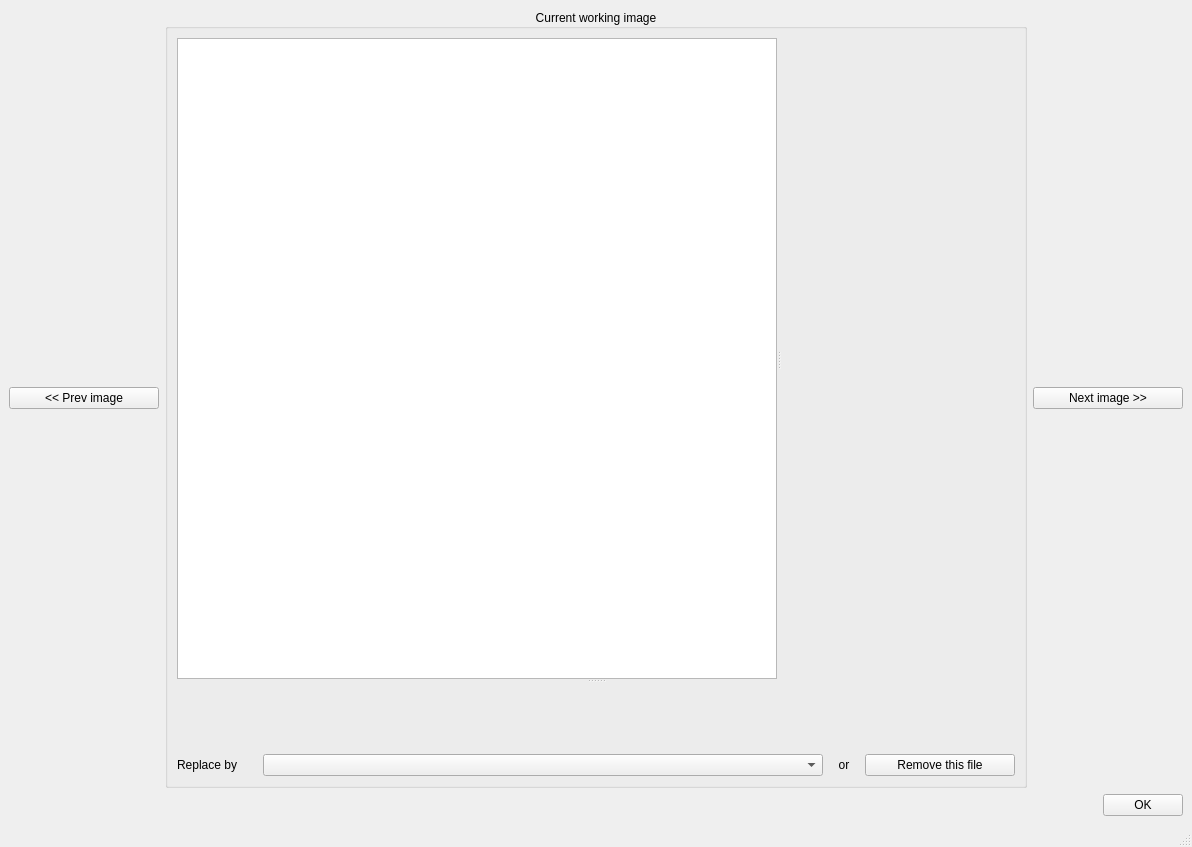
<?xml version="1.0" encoding="UTF-8"?>
<ui version="4.0">
 <class>MainWindow</class>
 <widget class="QMainWindow" name="MainWindow">
  <property name="geometry">
   <rect>
    <x>0</x>
    <y>0</y>
    <width>1192</width>
    <height>847</height>
   </rect>
  </property>
  <property name="windowTitle">
   <string>MainWindow</string>
  </property>
  <widget class="QWidget" name="centralwidget">
   <layout class="QVBoxLayout" name="verticalLayout_3">
    <item>
     <layout class="QHBoxLayout" name="horizontalLayout_3">
      <item>
       <widget class="QPushButton" name="pushButton">
        <property name="minimumSize">
         <size>
          <width>150</width>
          <height>0</height>
         </size>
        </property>
        <property name="maximumSize">
         <size>
          <width>150</width>
          <height>16777215</height>
         </size>
        </property>
        <property name="text">
         <string>&lt;&lt; Prev image</string>
        </property>
       </widget>
      </item>
      <item>
       <widget class="QGroupBox" name="groupBox">
        <property name="title">
         <string>Current working image</string>
        </property>
        <property name="alignment">
         <set>Qt::AlignCenter</set>
        </property>
        <layout class="QVBoxLayout" name="verticalLayout_2">
         <item>
          <widget class="QSplitter" name="vertical_splitter">
           <property name="orientation">
            <enum>Qt::Vertical</enum>
           </property>
           <widget class="QSplitter" name="horizontal_splitter">
            <property name="orientation">
             <enum>Qt::Horizontal</enum>
            </property>
            <widget class="QListWidget" name="list_of_files_listWidget"/>
            <widget class="QWidget" name="widget" native="true"/>
           </widget>
           <widget class="QWidget" name="">
            <layout class="QVBoxLayout" name="verticalLayout">
             <item>
              <widget class="QWidget" name="statistics_widget" native="true">
               <property name="sizePolicy">
                <sizepolicy hsizetype="Preferred" vsizetype="Expanding">
                 <horstretch>0</horstretch>
                 <verstretch>0</verstretch>
                </sizepolicy>
               </property>
              </widget>
             </item>
             <item>
              <layout class="QHBoxLayout" name="horizontalLayout">
               <item>
                <widget class="QLabel" name="label">
                 <property name="minimumSize">
                  <size>
                   <width>80</width>
                   <height>0</height>
                  </size>
                 </property>
                 <property name="maximumSize">
                  <size>
                   <width>80</width>
                   <height>16777215</height>
                  </size>
                 </property>
                 <property name="text">
                  <string>Replace by</string>
                 </property>
                </widget>
               </item>
               <item>
                <widget class="QComboBox" name="comboBox"/>
               </item>
               <item>
                <widget class="QLabel" name="label_2">
                 <property name="minimumSize">
                  <size>
                   <width>30</width>
                   <height>0</height>
                  </size>
                 </property>
                 <property name="maximumSize">
                  <size>
                   <width>30</width>
                   <height>16777215</height>
                  </size>
                 </property>
                 <property name="text">
                  <string>or</string>
                 </property>
                 <property name="alignment">
                  <set>Qt::AlignCenter</set>
                 </property>
                </widget>
               </item>
               <item>
                <widget class="QPushButton" name="pushButton_3">
                 <property name="minimumSize">
                  <size>
                   <width>150</width>
                   <height>0</height>
                  </size>
                 </property>
                 <property name="maximumSize">
                  <size>
                   <width>150</width>
                   <height>16777215</height>
                  </size>
                 </property>
                 <property name="text">
                  <string>Remove this file</string>
                 </property>
                </widget>
               </item>
              </layout>
             </item>
            </layout>
           </widget>
          </widget>
         </item>
        </layout>
       </widget>
      </item>
      <item>
       <widget class="QPushButton" name="pushButton_2">
        <property name="minimumSize">
         <size>
          <width>150</width>
          <height>0</height>
         </size>
        </property>
        <property name="maximumSize">
         <size>
          <width>150</width>
          <height>16777215</height>
         </size>
        </property>
        <property name="text">
         <string>Next image &gt;&gt;</string>
        </property>
       </widget>
      </item>
     </layout>
    </item>
    <item>
     <layout class="QHBoxLayout" name="horizontalLayout_2">
      <item>
       <spacer name="horizontalSpacer">
        <property name="orientation">
         <enum>Qt::Horizontal</enum>
        </property>
        <property name="sizeHint" stdset="0">
         <size>
          <width>40</width>
          <height>20</height>
         </size>
        </property>
       </spacer>
      </item>
      <item>
       <widget class="QPushButton" name="pushButton_4">
        <property name="text">
         <string>OK</string>
        </property>
       </widget>
      </item>
     </layout>
    </item>
   </layout>
  </widget>
  <widget class="QMenuBar" name="menubar">
   <property name="geometry">
    <rect>
     <x>0</x>
     <y>0</y>
     <width>1192</width>
     <height>24</height>
    </rect>
   </property>
  </widget>
  <widget class="QStatusBar" name="statusbar"/>
 </widget>
 <resources/>
 <connections/>
</ui>
